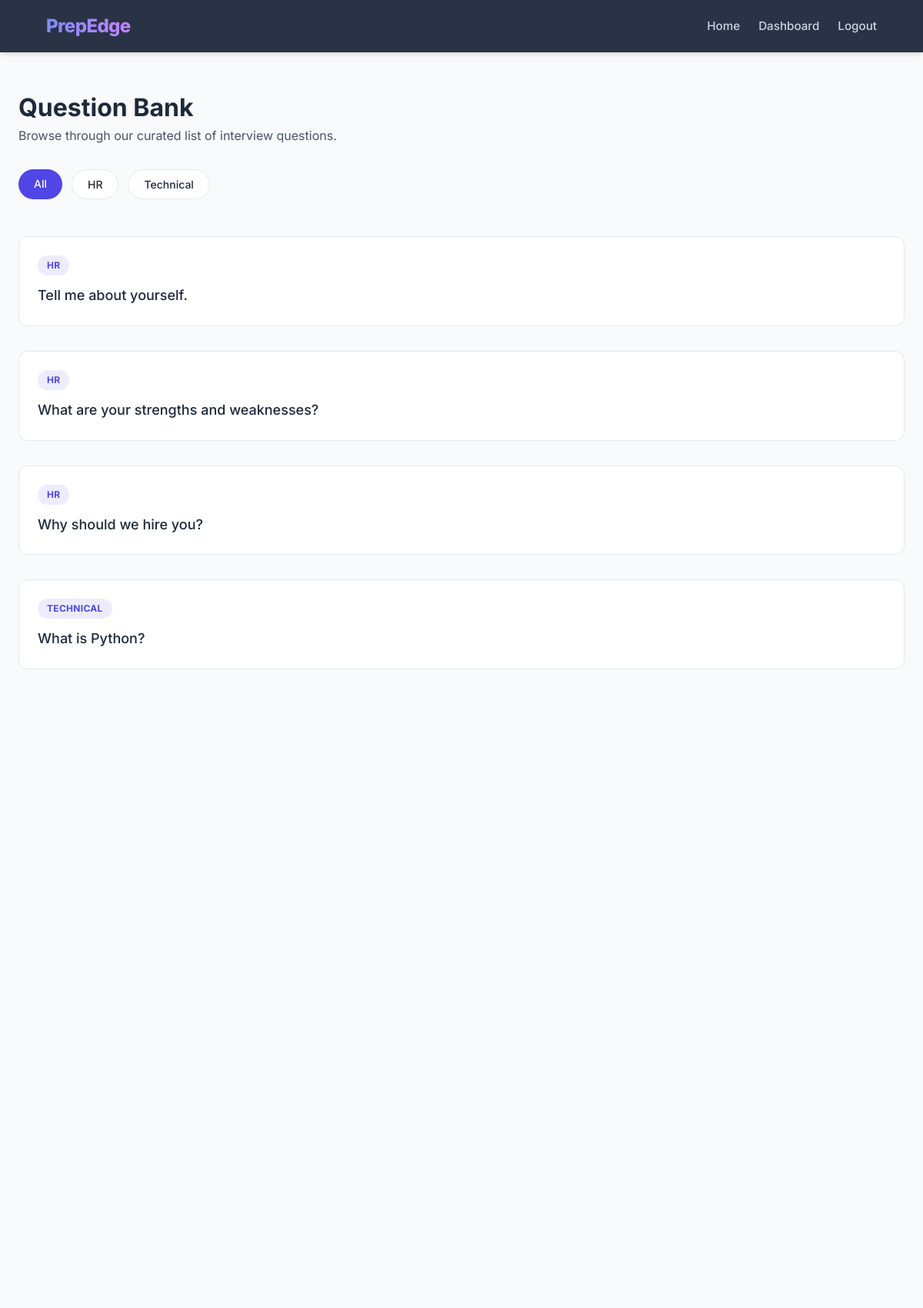
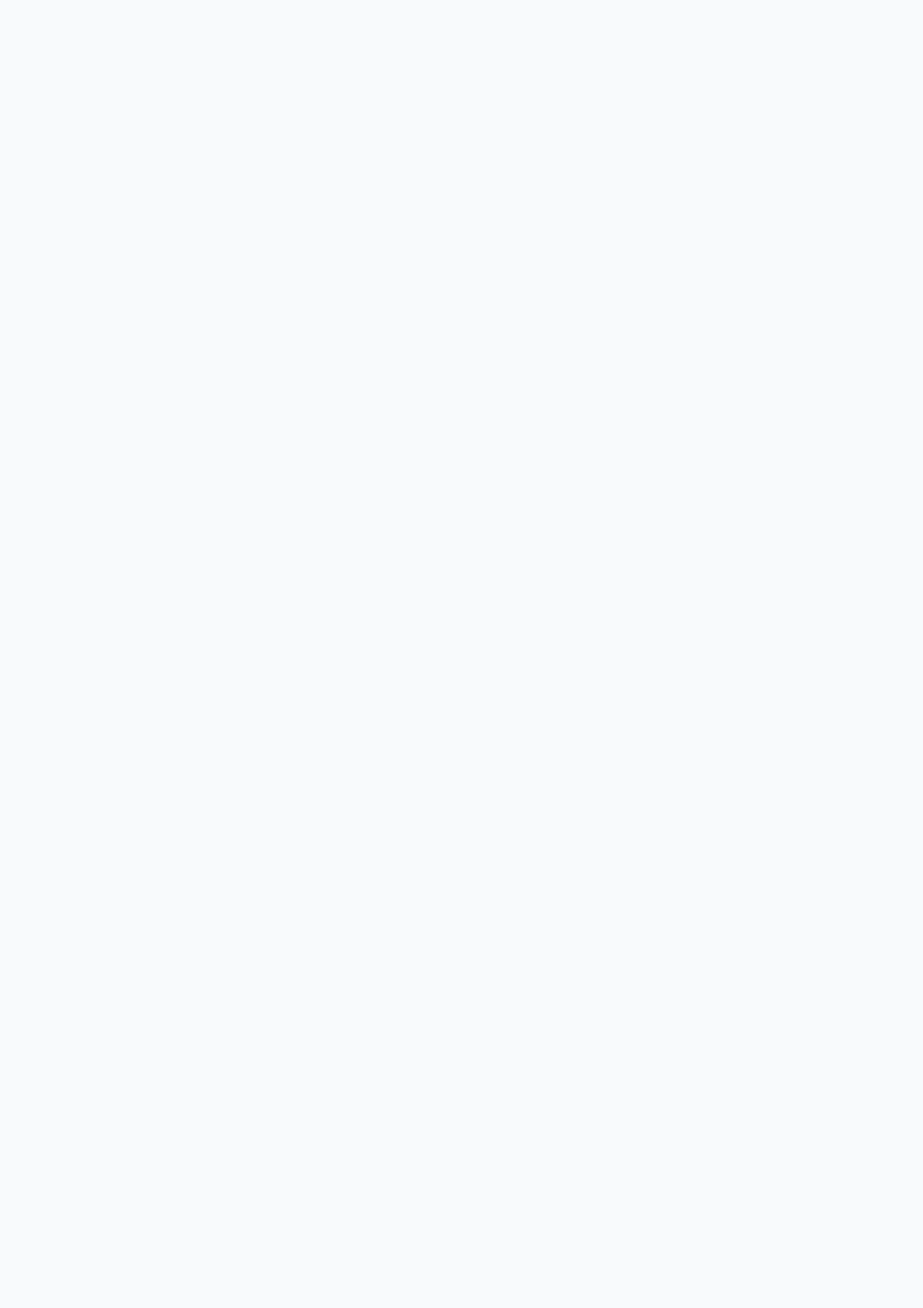
Screenshot of /questions (signed in, upper part) with the database file from the repository (2 pictures, top to bottom).
### tables this page shows
CREATE TABLE questions (
    id INTEGER PRIMARY KEY AUTOINCREMENT,
    category TEXT NOT NULL,
    question TEXT NOT NULL
);

### app.py (the view)
@app.route("/questions")
def questions():
    if "user" not in session:
        return redirect(url_for("login"))
    category = request.args.get("category")
    conn = sqlite3.connect("database.db")
    cursor = conn.cursor()
    if category:
        cursor.execute(
            "SELECT category, question FROM questions WHERE category=?",
            (category,)
        )
    else:
        cursor.execute("SELECT category, question FROM questions")
    questions = cursor.fetchall()
    conn.close()
    return render_template("questions.html", questions=questions, selected_category=category)

### templates/questions.html (shortened to what this page needs)
{% extends "base.html" %}
{% block content %}
<div class="dashboard">
    <header style="margin-bottom: 2rem;">
        <h1 style="font-size: 2rem;">Question Bank</h1>
        <p style="color: var(--text-muted);">Browse through our curated list of interview questions.</p>
    </header>
    <div class="filters"
        style="display: flex; gap: 0.75rem; margin-bottom: 2.5rem; overflow-x: auto; padding-bottom: 0.5rem;">
        <a href="/questions" class="filter-btn"
            style="padding: 0.5rem 1.25rem; background: var(--primary); color: white; border-radius: 9999px; text-decoration: none; font-size: 0.875rem; font-weight: 500;">All</a>
        <a href="/questions?category=HR" class="filter-btn"
            style="padding: 0.5rem 1.25rem; background: white; border: 1px solid var(--border); color: var(--text-main); border-radius: 9999px; text-decoration: none; font-size: 0.875rem; font-weight: 500; transition: var(--transition);">HR</a>
        <a href="/questions?category=Technical" class="filter-btn"
            style="padding: 0.5rem 1.25rem; background: white; border: 1px solid var(--border); color: var(--text-main); border-radius: 9999px; text-decoration: none; font-size: 0.875rem; font-weight: 500; transition: var(--transition);">Technical</a>
    </div>
    <div style="display: grid; gap: 1rem;">
        {% for category, question in questions %}
        <div class="question-card"
            style="display: flex; flex-direction: column; align-items: flex-start; gap: 0.75rem;">
            <span class="badge">{{ category }}</span>
            <p style="font-size: 1.125rem; font-weight: 500; line-height: 1.6;">{{ question }}</p>
        </div>
        {% endfor %}
    </div>
</div>
{% endblock %}

### static/css/style.css (style rules this page uses)
:root { --primary: #4f46e5; --primary-hover: #4338ca; --secondary: #64748b; --secondary-hover: #475569; --accent: #06b6d4; --bg-main: #f8fafc; --bg-card: #ffffff; --text-main: #1e293b; --text-muted: #475569; --border: #e2e8f0; --shadow-sm: 0 1px 2px 0 rgb(0 0 0 / 0.05); --shadow: 0 4px 6px -1px rgb(0 0 0 / 0.1), 0 2px 4px -2px rgb(0 0 0 / 0.1); --shadow-lg: 0 10px 15px -3px rgb(0 0 0 / 0.1), 0 4px 6px -4px rgb(0 0 0 / 0.1); --radius: 12px; --transition: all 0.3s cubic-bezier(0.4, 0, 0.2, 1); }
* { box-sizing: border-box; margin: 0; padding: 0; }
body { font-family: 'Inter', system-ui, -apple-system, sans-serif; background-color: var(--bg-main); color: var(--text-main); line-height: 1.5; overflow-x: hidden; }
html { scroll-behavior: smooth; }
.dashboard { max-width: 1200px; margin: 3rem auto; padding: 0 1.5rem; }
.question-card { background: var(--bg-card); padding: 1.5rem; margin-bottom: 1rem; border-radius: var(--radius); border: 1px solid var(--border); transition: var(--transition); }
.badge { background: rgba(79, 70, 229, 0.1); color: var(--primary); font-size: 0.75rem; font-weight: 700; padding: 0.25rem 0.75rem; border-radius: 9999px; text-transform: uppercase; letter-spacing: 0.025em; }
.reveal { opacity: 0; transform: translateY(30px); transition: all 0.8s cubic-bezier(0.4, 0, 0.2, 1); }
.reveal-visible { opacity: 1; transform: translateY(0); }

### rows the page displays
questions: category "HR", question "Tell me about yourself."
questions: category "HR", question "What are your strengths and weaknesses?"
questions: category "HR", question "Why should we hire you?"
questions: category "TECHNICAL", question "What is Python?"
